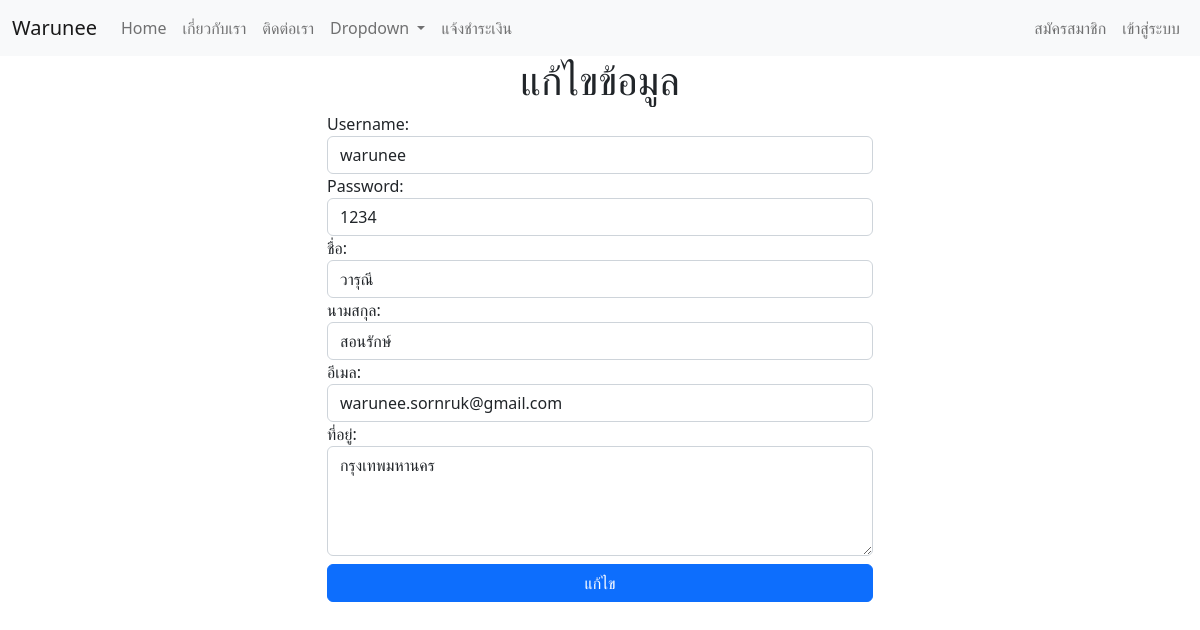
/users_edit.php?id=1, run on the app's committed database.
### tables this page shows
CREATE TABLE `users` (
  `id` int(11) NOT NULL,
  `username` varchar(20) NOT NULL,
  `password` varchar(20) NOT NULL,
  `email` varchar(50) NOT NULL,
  `firstname` varchar(50) NOT NULL,
  `lastname` varchar(50) NOT NULL,
  `address` text NOT NULL
);

### users_edit.php (the view)
<?php
   include "config.php";
   $id = $_GET['id'];
   $sql = "SELECT * FROM users WHERE id='$id'";
   $result = mysqli_query($link, $sql);
   $row = mysqli_fetch_array($result);
?>
    <?php
      include "./navbar.php";
    ?>
    <div class="container">
        <div class="row justify-content-center">
            <div class="col-md-6">
                <h1 class="text-center"> แก้ไขข้อมูล </h1>
                <form action="users_update.php" method="POST">
                    Username:
                    <input type="text" name="username" class="form-control" value="<?php echo $row['username']; ?>" />
                    Password:
                    <input type="text" name="password" class="form-control"  value="<?php echo $row['password']; ?>" />
                    ชื่อ:
                    <input type="text" name="firstname" class="form-control"  value="<?php echo $row['firstname']; ?>" />
                    นามสกุล:
                    <input type="text" name="lastname" class="form-control"  value="<?php echo $row['lastname']; ?>" />
                    อีเมล:
                    <input type="text" name="email" class="form-control" value="<?php echo $row['email']; ?>" />
                    ที่อยู่:
                    <textarea name="address" rows="4" class="form-control"><?php echo $row['address']; ?></textarea>
                    <div class="pt-2 d-grid">
                        <input type="submit" value="แก้ไข" class="btn btn-primary" />
                    </div>
                </form>
            </div>
        </div>
    </div>

### data on the page
users: username "warunee", password "1234", firstname "วารุณี", lastname "สอนรักษ์", email "warunee.sornruk@gmail.com", address "กรุงเทพมหานคร"
